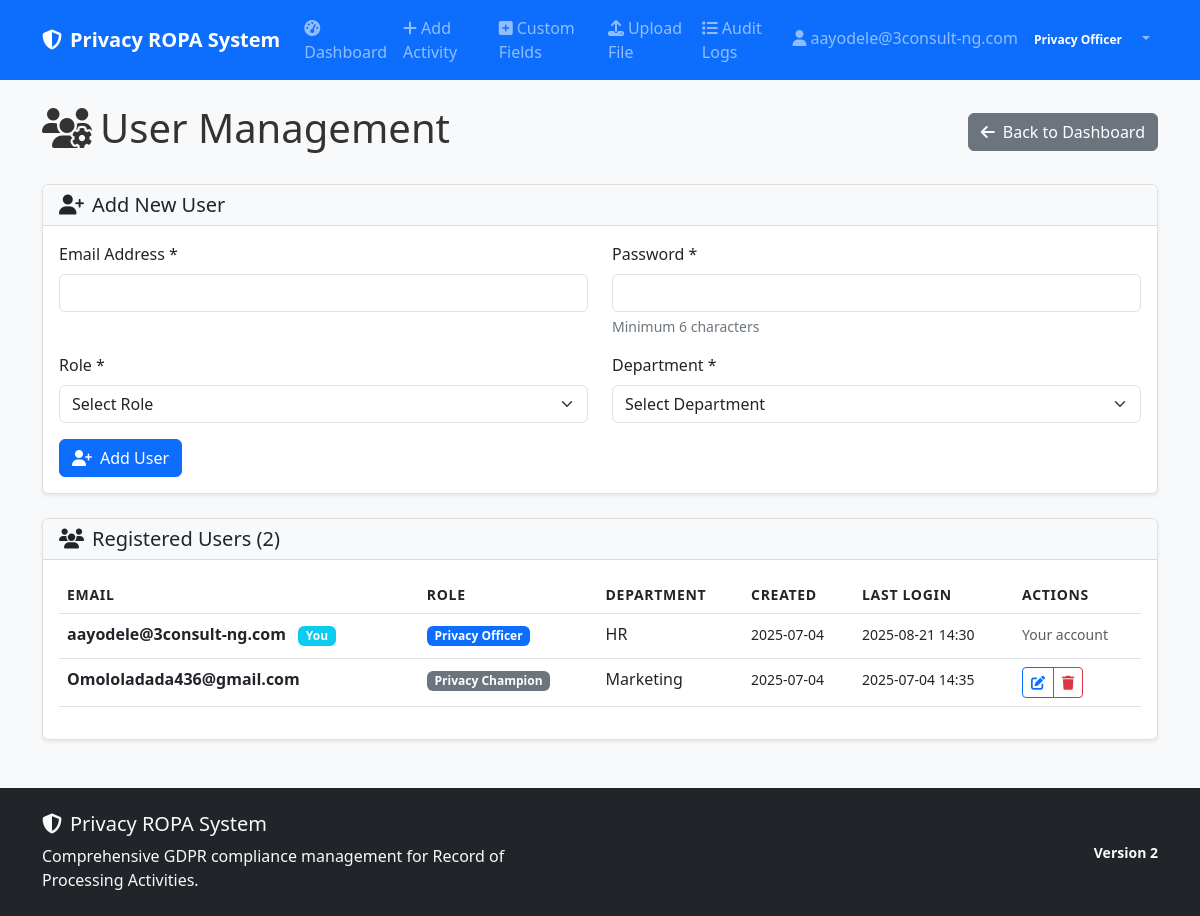
The page /user-management (signed in) on the database its author committed.
### models.py (models this page shows)
class User(UserMixin, db.Model):
    __tablename__ = 'users'
    id = db.Column(Integer, primary_key=True)
    email = db.Column(String(120), unique=True, nullable=False)
    password_hash = db.Column(String(256), nullable=False)
    role = db.Column(String(50), nullable=False, default='Privacy Champion')
    department = db.Column(String(100))
    created_at = db.Column(DateTime, default=datetime.utcnow)
    last_login = db.Column(DateTime)
    ropa_records = db.relationship('ROPARecord', foreign_keys='ROPARecord.created_by', backref='creator', lazy=True)

### app.py (the view)
@app.route('/user-management')
@login_required
def user_management():
    if current_user.role != 'Privacy Officer':
        abort(403)
    users = models.User.query.all()
    return render_template('user_management.html', users=users)

### app.py (called while the page is built)
@login_manager.user_loader
def load_user(user_id):
    return models.User.query.get(int(user_id))

### templates/user_management.html (shortened to what this page needs)
{% extends "base.html" %}
{% block content %}
<div class="d-flex justify-content-between align-items-center mb-4">
    <h1><i class="fas fa-users-cog me-2"></i>User Management</h1>
    <a href="{{ url_for('privacy_officer_dashboard') }}" class="btn btn-secondary">
        <i class="fas fa-arrow-left me-2"></i>Back to Dashboard
    </a>
</div>
<div class="card mb-4">
    <div class="card-header">
        <h5 class="mb-0">
            <i class="fas fa-user-plus me-2"></i>Add New User
        </h5>
    </div>
    <div class="card-body">
        <form method="POST" action="{{ url_for('add_user') }}">
            <div class="row">
                <div class="col-md-6 mb-3">
                    <label for="email" class="form-label">Email Address *</label>
                    <input type="email" class="form-control" id="email" name="email" required>
                </div>
                <div class="col-md-6 mb-3">
                    <label for="password" class="form-label">Password *</label>
                    <input type="password" class="form-control" id="password" name="password" required minlength="6">
                    <div class="form-text">Minimum 6 characters</div>
                </div>
            </div>
            <div class="row">
                <div class="col-md-6 mb-3">
                    <label for="role" class="form-label">Role *</label>
                    <select class="form-select" id="role" name="role" required>
                        <option value="">Select Role</option>
                    </select>
                </div>
                <div class="col-md-6 mb-3">
                    <label for="department" class="form-label">Department *</label>
                    <select class="form-select" id="department" name="department" required>
                        <option value="">Select Department</option>
                    </select>
                </div>
            </div>
            <button type="submit" class="btn btn-primary">
                <i class="fas fa-user-plus me-2"></i>Add User
            </button>
        </form>
    </div>
</div>
<div class="card">
    <div class="card-header">
        <h5 class="mb-0">
            <i class="fas fa-users me-2"></i>Registered Users ({{ users|length }})
        </h5>
    </div>
    <div class="card-body">
        {% if users %}
            <div class="table-responsive">
                <table class="table table-hover">
                    <thead>
                        <tr>
                            <th>Email</th>
                            <th>Role</th>
                            <th>Department</th>
                            <th>Created</th>
                            <th>Last Login</th>
                            <th>Actions</th>
                        </tr>
                    </thead>
                    <tbody>
                        {% for user in users %}
                        <tr>
                            <td>
                                <strong>{{ user.email }}</strong>
                                {% if user.id == current_user.id %}
                                    <span class="badge bg-info ms-2">You</span>
                                {% endif %}
                            </td>
                            <td>
                                <span class="badge bg-{% if user.role == 'Privacy Officer' %}primary{% else %}secondary{% endif %}">
                                    {{ user.role }}
                                </span>
                            </td>
                            <td>{{ user.department or 'N/A' }}</td>
                            <td>
                                <small>{{ user.created_at.strftime('%Y-%m-%d') if user.created_at else 'N/A' }}</small>
                            </td>
                            <td>
                                <small>{{ user.last_login.strftime('%Y-%m-%d %H:%M') if user.last_login else 'Never' }}</small>
                            </td>
                            <td>
                                {% if user.id != current_user.id %}
                                <div class="btn-group btn-group-sm" role="group">
                                    <button type="button" class="btn btn-outline-primary"
                                            onclick="editUser({{ user.id }}, '{{ user.email }}', '{{ user.role }}', '{{ user.department }}')">
                                        <i class="fas fa-edit"></i>
                                    </button>
                                    <button type="button" class="btn btn-outline-danger"
                                            onclick="deleteUser({{ user.id }}, '{{ user.email }}')">
                                        <i class="fas fa-trash"></i>
                                    </button>
                                </div>
                                {% else %}
                                <small class="text-muted">Your account</small>
                                {% endif %}
                            </td>
                        </tr>
                        {% endfor %}
                    </tbody>
                </table>
            </div>
        {% else %}
            <div class="text-center py-4">
                <i class="fas fa-users fa-3x text-muted mb-3"></i>
                <h5>No Users Found</h5>
                <p class="text-muted">Add the first user to get started.</p>
            </div>
        {% endif %}
    </div>
</div>
{% endblock %}

### templates/base.html (shortened to what this page needs)
<!DOCTYPE html>
<html lang="en" data-bs-theme="light">
<head>
    <link href="https://cdn.jsdelivr.net/npm/bootstrap@5.3.0/dist/css/bootstrap.min.css" rel="stylesheet">
    <link href="https://cdnjs.cloudflare.com/ajax/libs/font-awesome/6.4.0/css/all.min.css" rel="stylesheet">
    <link href="{{ url_for('static', filename='css/custom.css') }}" rel="stylesheet">
</head>
<body>
    <nav class="navbar navbar-expand-lg navbar-dark bg-primary">
        <div class="container">
            <a class="navbar-brand fw-bold" href="{{ url_for('index') }}">
                <i class="fas fa-shield-alt me-2"></i>Privacy ROPA System
            </a>
            {% if current_user.is_authenticated %}
            <div class="collapse navbar-collapse" id="navbarNav">
                <ul class="navbar-nav me-auto">
                    <li class="nav-item">
                        <a class="nav-link" href="{{ url_for('index') }}">
                            <i class="fas fa-tachometer-alt me-1"></i>Dashboard
                        </a>
                    </li>
                    <li class="nav-item">
                        <a class="nav-link" href="{{ url_for('add_activity') }}">
                            <i class="fas fa-plus me-1"></i>Add Activity
                        </a>
                    </li>
                    <li class="nav-item">
                        <a class="nav-link" href="{{ url_for('custom_tabs') }}">
                            <i class="fas fa-plus-square me-1"></i>Custom Fields
                        </a>
                    </li>
                    {% if current_user.role == 'Privacy Officer' %}
                    <li class="nav-item">
                        <a class="nav-link" href="{{ url_for('upload_file') }}">
                            <i class="fas fa-upload me-1"></i>Upload File
                        </a>
                    </li>
                    <li class="nav-item">
                        <a class="nav-link" href="{{ url_for('audit_logs') }}">
                            <i class="fas fa-list me-1"></i>Audit Logs
                        </a>
                    </li>
                    {% endif %}
                </ul>
                <ul class="navbar-nav">
                    <li class="nav-item dropdown">
                        <a class="nav-link dropdown-toggle" href="#" role="button" data-bs-toggle="dropdown">
                            <i class="fas fa-user me-1"></i>{{ current_user.email }}
                            <span class="badge bg-primary ms-1">{{ current_user.role }}</span>
                        </a>
                    </li>
                </ul>
            </div>
            {% endif %}
        </div>
    </nav>
    <main class="container my-4">
        {% block content %}{% endblock %}
    </main>
    <footer class="bg-dark text-light py-4 mt-5">
        <div class="container">
            <div class="row">
                <div class="col-md-6">
                    <h5><i class="fas fa-shield-alt me-2"></i>Privacy ROPA System</h5>
                    <p class="mb-0">Comprehensive GDPR compliance management for Record of Processing Activities.</p>
                </div>
                <div class="col-md-6 text-md-end">
                    <p class="mb-0">
                        <small class="text-muted">
                        </small>
                    </p>
                    <p class="mb-0 mt-1">
                        <small class="text-light fw-bold">
                            Version 2
                        </small>
                    </p>
                </div>
            </div>
        </div>
    </footer>
</body>
</html>

### static/css/custom.css (style rules this page uses)
body { background-color: #f8f9fa; color: #333; }
.navbar-brand { font-weight: 600; }
.card { box-shadow: 0 0.125rem 0.25rem rgba(0, 0, 0, 0.075); border: 1px solid rgba(0, 0, 0, 0.125); }
.card-header { background-color: var(--bs-gray-100); border-bottom: 1px solid rgba(0, 0, 0, 0.125); }
.badge { margin-right: 0.25rem; margin-bottom: 0.25rem; }
.table-responsive { border-radius: 0.375rem; }
.table th { border-top: none; font-weight: 600; text-transform: uppercase; font-size: 0.875rem; letter-spacing: 0.05em; }
.btn-group .btn { margin-right: 0; }
.form-label { font-weight: 500; margin-bottom: 0.5rem; }
.form-text { font-size: 0.875rem; color: var(--bs-gray-600); }

### rows shown on the page
User: email "aayodele@3consult-ng.com", role "Privacy Officer", shows "You", department "HR", created_at "2025-07-04", last_login "2025-08-21 14:30", shows "Your account"
User: email "Omololadada436@gmail.com", role "Privacy Champion", department "Marketing", created_at "2025-07-04", last_login "2025-07-04 14:35"

### other values the page prints
{{ users|length }} "2"
